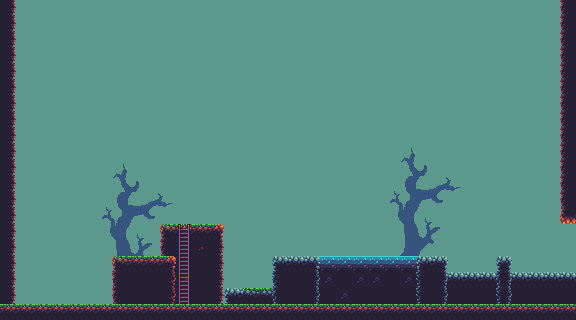

Below is a game level as drawn by its tile map, then a one-line description and the .tmx that defines it (tile-layer data replaced by summaries):
An orthogonal 36x20 tile map with 16x16 px tiles, 4 tile layers (Background, Tree, Foreground, Foreground2), 2 hidden layers not drawn, 2 tilesets and 5 objects.

<map version="1.10" tiledversion="1.11.0" orientation="orthogonal" renderorder="right-down" width="36" height="20" tilewidth="16" tileheight="16" infinite="0" nextlayerid="8" nextobjectid="8">
 <tileset firstgid="1" source="StandardTileset.tsx" />
 <tileset firstgid="1025" source="VisualTileset.tsx" />
 <layer id="6" name="Background" width="36" height="20">
  <data>[720 cells, 720 non-empty, 1 distinct tile ids]</data>
 </layer>
 <layer id="7" name="Tree" width="36" height="20" parallaxx="0.7" parallaxy="0.7">
  <data>[720 cells, 88 non-empty, 40 distinct tile ids]</data>
 </layer>
 <layer id="3" name="Foreground" width="36" height="20">
  <data>[720 cells, 152 non-empty, 17 distinct tile ids]</data>
 </layer>
 <layer id="4" name="Foreground2" width="36" height="20">
  <data>[720 cells, 32 non-empty, 12 distinct tile ids]</data>
 </layer>
 <layer id="16" name="GameplayLayer" width="36" height="20" visible="0">
  <data>[720 cells, 166 non-empty, 4 distinct tile ids]</data>
 </layer>
 <layer id="5" name="GameplayLayer2" width="36" height="20" visible="0">
  <data>[720 cells, 5 non-empty, 1 distinct tile ids]</data>
 </layer>
 <objectgroup id="2" name="Entities">
  <object id="1" gid="66" x="32" y="304" width="16" height="16" />
  <object id="2" gid="67" x="448" y="272" width="16" height="16" />
  <object id="4" gid="65" x="560" y="272" width="16" height="16" />
  <object id="5" gid="65" x="560" y="256" width="16" height="16" />
  <object id="6" gid="65" x="560" y="240" width="16" height="16" />
 </objectgroup>
</map>
